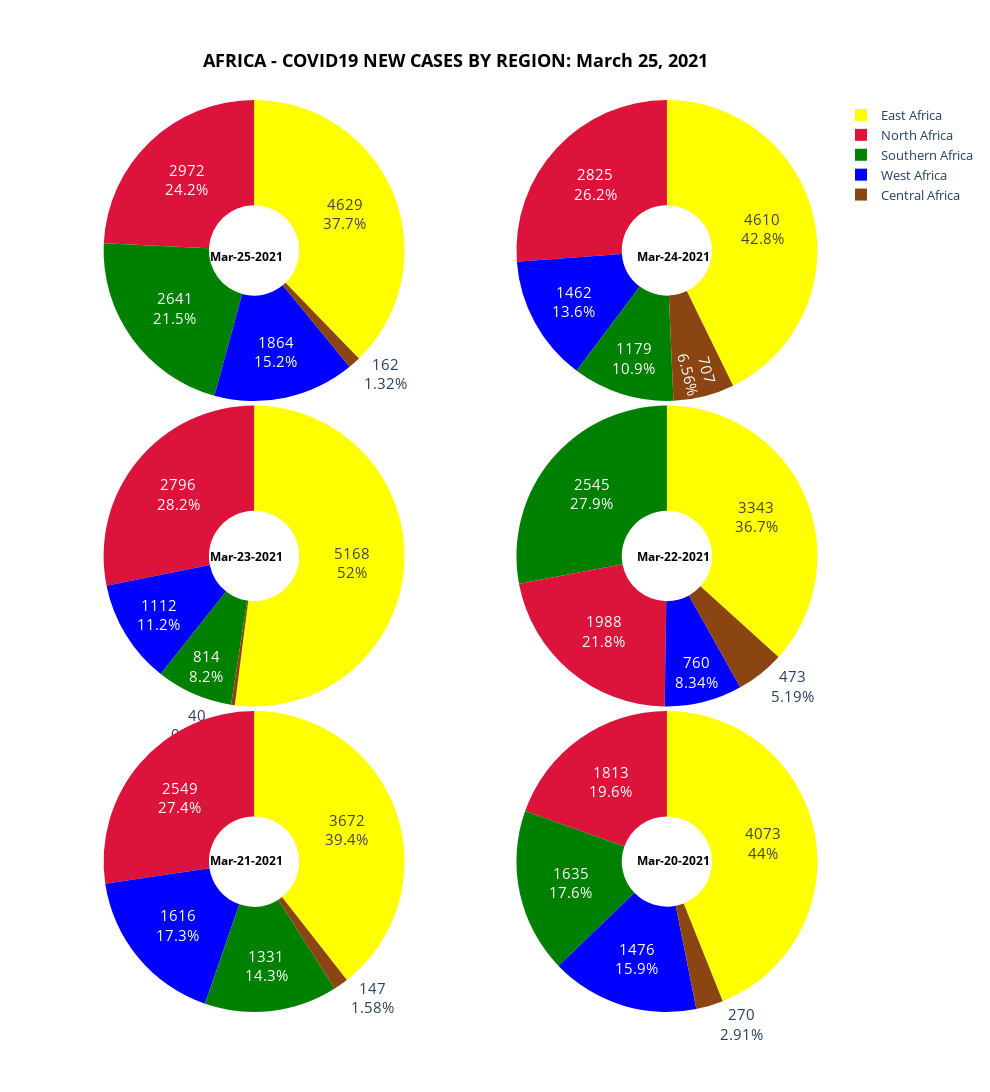

Write notebook code for a chart like this one.
### Markdown cell above
<a id='by_region'></a>

### Code cell
fig = make_subplots(rows=3, cols=2,  specs=[[{'type':'domain'}, {'type':'domain'}],[{'type':'domain'}, {'type':'domain'}],
                                            [{'type':'domain'}, {'type':'domain'}]], print_grid=False,vertical_spacing=0.005,
                                            horizontal_spacing=0.085)
position = 0

x=[0.168, 0.83, 0.168, 0.83, 0.168, 0.83]
y=[0.84,0.84, 0.5,0.5,0.155, 0.155]

# # x=[0.2, 0.8, 0.2, 0.8, 0.2, 0.8]
# # y=[0.85,0.85, 0.5,0.5,0.15, 0.15]

# x=[0.18, 0.82, 0.18, 0.82, 0.18, 0.82]
# y=[0.85,0.85, 0.5,0.5,0.15, 0.15]

slice_colors =  ['crimson', 'green', 'saddlebrown', 'yellow', 'blue']

for column in countries_new_cases.columns[1:][::-1]:
    afrik_region = []
    afric_region_stat = []
    row = ((position//2)+1)
    col = ((position%2)+1)
    for region in african_regions: 
        if(region == 'North Africa'):        
            north_africa_total = countries_new_cases[countries_new_cases['Country_Other'].isin(north_africa_new_cases['Country_Other'])]
            north_africa_total=north_africa_total.copy()
            north_africa_total.fillna(0, inplace=True)
            north_africa_sum = north_africa_total[column].astype(str).str.replace('+','').fillna(0).str.replace(',','').fillna(0).astype(int).sum()  
            afrik_region.append(region)
            afric_region_stat.append(north_africa_sum)

        elif(region == 'South Africa'):
            southern_africa_total = countries_new_cases[countries_new_cases['Country_Other'].isin(southern_africa_new_cases['Country_Other'])]
            southern_africa_total=southern_africa_total.copy()
            southern_africa_total.fillna(0, inplace=True)
            southern_africa_sum = southern_africa_total[column].astype(str).str.replace('+','').fillna(0).str.replace(',','').fillna(0).astype(int).sum() 
            afrik_region.append(region)
            afric_region_stat.append(southern_africa_sum)

        elif(region == 'Central Africa'):
            central_africa_total = countries_new_cases[countries_new_cases['Country_Other'].isin(central_africa_new_cases['Country_Other'])]
            central_africa_total=central_africa_total.copy()
            central_africa_total.fillna(0, inplace=True)
            central_africa_sum = central_africa_total[column].astype(str).str.replace('+','').fillna(0).str.replace(',','').fillna(0).astype(int).sum()
            afrik_region.append(region)
            afric_region_stat.append(central_africa_sum)

        elif(region == 'East Africa'):     
            east_africa_total = countries_new_cases[countries_new_cases['Country_Other'].isin(east_africa_new_cases['Country_Other'])]
            east_africa_total=east_africa_total.copy()
            east_africa_total.fillna(0, inplace=True)
            east_africa_sum = east_africa_total[column].astype(str).str.replace('+','').fillna(0).str.replace(',','').fillna(0).astype(int).sum()
            afrik_region.append(region)
            afric_region_stat.append(east_africa_sum)

        elif(region == 'West Africa'): 
            west_africa_total = countries_new_cases[countries_new_cases['Country_Other'].isin(west_africa_new_cases['Country_Other'])]
            west_africa_total=west_africa_total.copy()
            west_africa_total.fillna(0, inplace=True)    
            west_africa_sum = west_africa_total[column].astype(str).str.replace('+','').fillna(0).str.replace(',','').fillna(0).astype(int).sum()                         
            afrik_region.append(region)
            afric_region_stat.append(west_africa_sum)

            
            afrik_region[1] = 'Southern Africa'
            fig.add_trace(go.Pie(labels=afrik_region, values=afric_region_stat,name=column, ),row, col)         
            fig.update_traces(hole=.3, hoverinfo="label+percent+name+value", textinfo='percent+value',textfont_size=15,marker_colors=slice_colors,)  
            
       
    fig['layout']['annotations'] += tuple([dict(x=x[position],y=y[position],text='<b>'+pie_date_format(column)+'</b>', showarrow=False, font_size=12, font=dict(color='black'))])
    fig.update_layout(
    width=990,height=1450,autosize=False,
    title={'text': '<b>' + 'AFRICA - COVID19 NEW CASES BY REGION: ' + date_string +'</b>',
    'y':0.95,
    'x':0.46,
    'xanchor': 'center',
    'yanchor': 'top',
    'font_color':'black',
    'font_size':18},
     legend=dict(x=1, y=1,traceorder="normal",  font=dict(size=13))
    )
    position=position+1    
fig.show()

### Figure 1 — Plotly figure (JSON) as saved in the notebook; plotly's stock layout.template omitted (floating-point values rounded to 4 significant figures)
{"data": [{"domain": {"x": [0, 0.4575], "y": [0.67, 1]}, "hole": 0.3, "hoverinfo": "label+percent+name+value", "labels": ["North Africa", "Southern Africa", "Central Africa", "East Africa", "West Africa"], "marker": {"colors": ["crimson", "green", "saddlebrown", "yellow", "blue"]}, "name": "Mar25_2021", "textfont": {"size": 15}, "textinfo": "percent+value", "type": "pie", "values": [2972, 2641, 162, 4629, 1864]}, {"domain": {"x": [0.5425, 1], "y": [0.67, 1]}, "hole": 0.3, "hoverinfo": "label+percent+name+value", "labels": ["North Africa", "Southern Africa", "Central Africa", "East Africa", "West Africa"], "marker": {"colors": ["crimson", "green", "saddlebrown", "yellow", "blue"]}, "name": "Mar24_2021", "textfont": {"size": 15}, "textinfo": "percent+value", "type": "pie", "values": [2825, 1179, 707, 4610, 1462]}, {"domain": {"x": [0, 0.4575], "y": [0.335, 0.665]}, "hole": 0.3, "hoverinfo": "label+percent+name+value", "labels": ["North Africa", "Southern Africa", "Central Africa", "East Africa", "West Africa"], "marker": {"colors": ["crimson", "green", "saddlebrown", "yellow", "blue"]}, "name": "Mar23_2021", "textfont": {"size": 15}, "textinfo": "percent+value", "type": "pie", "values": [2796, 814, 40, 5168, 1112]}, {"domain": {"x": [0.5425, 1], "y": [0.335, 0.665]}, "hole": 0.3, "hoverinfo": "label+percent+name+value", "labels": ["North Africa", "Southern Africa", "Central Africa", "East Africa", "West Africa"], "marker": {"colors": ["crimson", "green", "saddlebrown", "yellow", "blue"]}, "name": "Mar22_2021", "textfont": {"size": 15}, "textinfo": "percent+value", "type": "pie", "values": [1988, 2545, 473, 3343, 760]}, {"domain": {"x": [0, 0.4575], "y": [0, 0.33]}, "hole": 0.3, "hoverinfo": "label+percent+name+value", "labels": ["North Africa", "Southern Africa", "Central Africa", "East Africa", "West Africa"], "marker": {"colors": ["crimson", "green", "saddlebrown", "yellow", "blue"]}, "name": "Mar21_2021", "textfont": {"size": 15}, "textinfo": "percent+value", "type": "pie", "values": [2549, 1331, 147, 3672, 1616]}, {"domain": {"x": [0.5425, 1], "y": [0, 0.33]}, "hole": 0.3, "hoverinfo": "label+percent+name+value", "labels": ["North Africa", "Southern Africa", "Central Africa", "East Africa", "West Africa"], "marker": {"colors": ["crimson", "green", "saddlebrown", "yellow", "blue"]}, "name": "Mar20_2021", "textfont": {"size": 15}, "textinfo": "percent+value", "type": "pie", "values": [1813, 1635, 270, 4073, 1476]}], "layout": {"annotations": [{"font": {"color": "black", "size": 12}, "showarrow": false, "text": "<b>Mar-25-2021</b>", "x": 0.168, "y": 0.84}, {"font": {"color": "black", "size": 12}, "showarrow": false, "text": "<b>Mar-24-2021</b>", "x": 0.83, "y": 0.84}, {"font": {"color": "black", "size": 12}, "showarrow": false, "text": "<b>Mar-23-2021</b>", "x": 0.168, "y": 0.5}, {"font": {"color": "black", "size": 12}, "showarrow": false, "text": "<b>Mar-22-2021</b>", "x": 0.83, "y": 0.5}, {"font": {"color": "black", "size": 12}, "showarrow": false, "text": "<b>Mar-21-2021</b>", "x": 0.168, "y": 0.155}, {"font": {"color": "black", "size": 12}, "showarrow": false, "text": "<b>Mar-20-2021</b>", "x": 0.83, "y": 0.155}], "autosize": false, "height": 1450, "legend": {"font": {"size": 13}, "traceorder": "normal", "x": 1, "y": 1}, "title": {"font": {"color": "black", "size": 18}, "text": "<b>AFRICA - COVID19 NEW CASES BY REGION: March 25, 2021</b>", "x": 0.46, "xanchor": "center", "y": 0.95, "yanchor": "top"}, "width": 990}}
